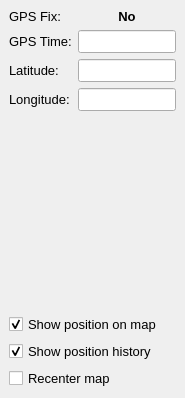
<ui version="4.0" >
 <author></author>
 <comment></comment>
 <exportmacro></exportmacro>
 <class>gpsPage</class>
 <widget class="QWidget" name="gpsPage" >
  <property name="geometry" >
   <rect>
    <x>0</x>
    <y>0</y>
    <width>185</width>
    <height>398</height>
   </rect>
  </property>
  <property name="font" >
   <font>
    <family>Tahoma</family>
    <pointsize>10</pointsize>
    <weight>50</weight>
    <italic>false</italic>
    <bold>false</bold>
    <underline>false</underline>
    <strikeout>false</strikeout>
   </font>
  </property>
  <property name="windowTitle" >
   <string>GPS</string>
  </property>
  <layout class="QVBoxLayout" >
   <property name="margin" >
    <number>9</number>
   </property>
   <property name="spacing" >
    <number>6</number>
   </property>
   <item>
    <layout class="QGridLayout" >
     <property name="margin" >
      <number>0</number>
     </property>
     <property name="spacing" >
      <number>6</number>
     </property>
     <item row="1" column="1" >
      <widget class="QLineEdit" name="txtTime" />
     </item>
     <item row="0" column="0" >
      <widget class="QLabel" name="label_4" >
       <property name="text" >
        <string>GPS Fix:</string>
       </property>
      </widget>
     </item>
     <item row="3" column="0" >
      <widget class="QLabel" name="label_3" >
       <property name="text" >
        <string>Longitude:</string>
       </property>
      </widget>
     </item>
     <item row="3" column="1" >
      <widget class="QLineEdit" name="txtLon" />
     </item>
     <item row="2" column="1" >
      <widget class="QLineEdit" name="txtLat" />
     </item>
     <item row="0" column="1" >
      <widget class="QLabel" name="lblFix" >
       <property name="font" >
        <font>
         <family>Tahoma</family>
         <pointsize>10</pointsize>
         <weight>75</weight>
         <italic>false</italic>
         <bold>true</bold>
         <underline>false</underline>
         <strikeout>false</strikeout>
        </font>
       </property>
       <property name="text" >
        <string>No</string>
       </property>
       <property name="alignment" >
        <set>Qt::AlignCenter</set>
       </property>
      </widget>
     </item>
     <item row="1" column="0" >
      <widget class="QLabel" name="label" >
       <property name="text" >
        <string>GPS Time:</string>
       </property>
      </widget>
     </item>
     <item row="2" column="0" >
      <widget class="QLabel" name="label_2" >
       <property name="text" >
        <string>Latitude:</string>
       </property>
      </widget>
     </item>
    </layout>
   </item>
   <item>
    <spacer>
     <property name="orientation" >
      <enum>Qt::Vertical</enum>
     </property>
     <property name="sizeHint" >
      <size>
       <width>20</width>
       <height>40</height>
      </size>
     </property>
    </spacer>
   </item>
   <item>
    <widget class="QCheckBox" name="chkShowPosition" >
     <property name="text" >
      <string>Show position on map</string>
     </property>
     <property name="checked" >
      <bool>true</bool>
     </property>
    </widget>
   </item>
   <item>
    <widget class="QCheckBox" name="chkShowHistory" >
     <property name="text" >
      <string>Show position history</string>
     </property>
     <property name="checked" >
      <bool>true</bool>
     </property>
    </widget>
   </item>
   <item>
    <widget class="QCheckBox" name="chkMovingMap" >
     <property name="text" >
      <string>Recenter map</string>
     </property>
    </widget>
   </item>
  </layout>
 </widget>
 <pixmapfunction></pixmapfunction>
 <resources/>
 <connections/>
</ui>
